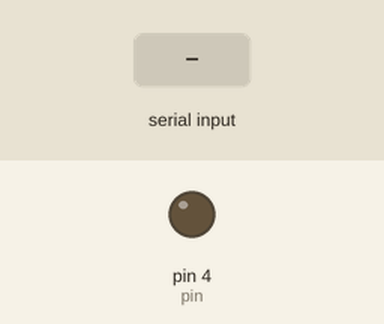
Simulated run of this sketch. Board: Arduino Uno, built with avr-gcc and run on an emulated ATmega328P. Parts: output pins drawn as LEDs (lit = HIGH). The inputs (shaded band) are chosen by the test bench.

Above: at 1.2 s.
1.3 s: "1" received over Serial
At 2.3 s:
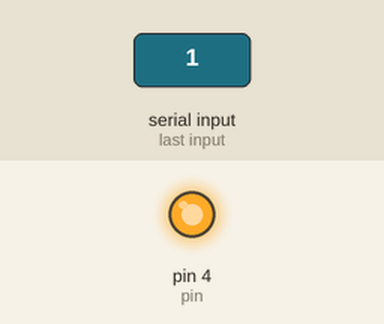
2.8 s: "0" received over Serial
At 3.4 s:
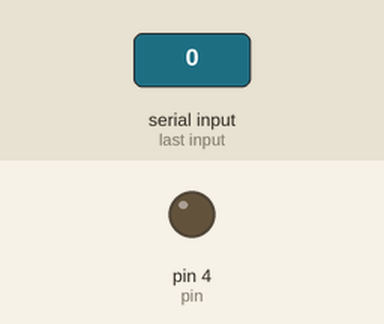
Timing chart, 0 to 5.8 s (numbered marks = the images above; inputs shaded):
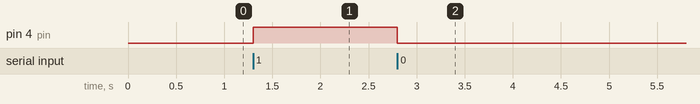

The sketch:

command_test.ino
```cpp
char incomingByte; // for incoming serial data
int pin = 4;

void setup() {
  pinMode(pin, OUTPUT);
  Serial.begin(9600); // opens serial port, sets data rate to 9600 bps
}

void loop() {
  // send data only when you receive data:
  if (Serial.available() > 0) {
    // read the incoming byte:
    incomingByte = Serial.read();

    if(incomingByte == '1'){
      digitalWrite(pin, HIGH);
    }
    if(incomingByte == '0'){
      digitalWrite(pin, LOW);
    }

  }
}
```

Measured:
- after the input at 1.3 s, pin 4 (pin): LOW → HIGH at once
- after the input at 2.8 s, pin 4 (pin): HIGH → LOW at once
